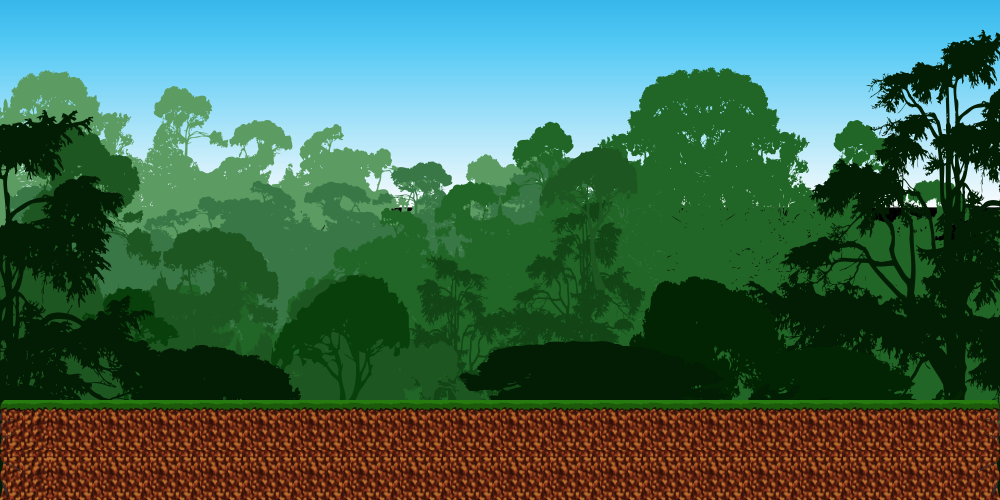

This is a level from a 2D game, rendered from its Tiled map with the project's own tilesets. A one-line summary and the map file follow, with tile-layer data summarised:
An orthogonal 20x10 tile map with 50x50 px tiles, 4 tile layers (invisible, back, meio, main), 11 tilesets.

<map version="1.0" orientation="orthogonal" width="20" height="10" tilewidth="50" tileheight="50">
 <tileset firstgid="1" name="spritesheet_tipo2" tilewidth="50" tileheight="50">
  <properties>
   <property name="name" value="ground" />
   <property name="type" value="solid" />
  </properties>
  <image source="../../tilesets/tipo2/spritesheet.png" width="500" height="150" />
  <tile id="1">
   <properties>
    <property name="name" value="ground" />
    <property name="type" value="solid" />
   </properties>
  </tile>
  <tile id="2">
   <properties>
    <property name="name" value="ground" />
    <property name="type" value="solid" />
   </properties>
  </tile>
  <tile id="3">
   <properties>
    <property name="name" value="ground" />
    <property name="type" value="solid" />
   </properties>
  </tile>
  <tile id="4">
   <properties>
    <property name="name" value="ground" />
    <property name="type" value="solid" />
   </properties>
  </tile>
  <tile id="5">
   <properties>
    <property name="name" value="ground" />
    <property name="type" value="solid" />
   </properties>
  </tile>
  <tile id="6">
   <properties>
    <property name="name" value="ground" />
    <property name="type" value="solid" />
   </properties>
  </tile>
  <tile id="7">
   <properties>
    <property name="name" value="ground" />
    <property name="type" value="solid" />
   </properties>
  </tile>
  <tile id="8">
   <properties>
    <property name="name" value="ground" />
    <property name="type" value="solid" />
   </properties>
  </tile>
  <tile id="9">
   <properties>
    <property name="name" value="ground" />
    <property name="type" value="solid" />
   </properties>
  </tile>
  <tile id="10">
   <properties>
    <property name="name" value="ground" />
    <property name="type" value="solid" />
   </properties>
  </tile>
  <tile id="11">
   <properties>
    <property name="name" value="ground" />
    <property name="type" value="solid" />
   </properties>
  </tile>
  <tile id="12">
   <properties>
    <property name="name" value="ground" />
    <property name="type" value="solid" />
   </properties>
  </tile>
  <tile id="13">
   <properties>
    <property name="name" value="ground" />
    <property name="type" value="solid" />
   </properties>
  </tile>
  <tile id="18">
   <properties>
    <property name="name" value="stairsGround" />
    <property name="type" value="solid" />
   </properties>
  </tile>
  <tile id="19">
   <properties>
    <property name="name" value="stairs" />
    <property name="type" value="nonsolid" />
   </properties>
  </tile>
  <tile id="20">
   <properties>
    <property name="name" value="stairs" />
    <property name="type" value="nonsolid" />
   </properties>
  </tile>
  <tile id="21">
   <properties>
    <property name="name" value="stairs" />
    <property name="type" value="nonsolid" />
   </properties>
  </tile>
  <tile id="22">
   <properties>
    <property name="name" value="stairs" />
    <property name="type" value="nonsolid" />
   </properties>
  </tile>
  <tile id="23">
   <properties>
    <property name="name" value="stairs" />
    <property name="type" value="nonsolid" />
   </properties>
  </tile>
  <tile id="24">
   <properties>
    <property name="name" value="stairs" />
    <property name="type" value="nonsolid" />
   </properties>
  </tile>
 </tileset>
 <tileset firstgid="31" name="spritesheet_gizmos" tilewidth="50" tileheight="50">
  <image source="../../tilesets/gizmos/spritesheet.png" width="250" height="50" />
  <tile id="0">
   <properties>
    <property name="name" value="start" />
   </properties>
  </tile>
  <tile id="1">
   <properties>
    <property name="name" value="objective" />
    <property name="type" value="item" />
   </properties>
  </tile>
  <tile id="2">
   <properties>
    <property name="index" value="1" />
    <property name="name" value="star" />
    <property name="type" value="item" />
   </properties>
  </tile>
  <tile id="3">
   <properties>
    <property name="index" value="2" />
    <property name="name" value="star" />
    <property name="type" value="item" />
   </properties>
  </tile>
  <tile id="4">
   <properties>
    <property name="index" value="3" />
    <property name="name" value="star" />
    <property name="type" value="item" />
   </properties>
  </tile>
 </tileset>
 <tileset firstgid="36" name="spritesheet_tipo3" tilewidth="50" tileheight="50">
  <image source="../../tilesets/tipo3/spritesheet.png" width="500" height="150" />
  <tile id="3">
   <properties>
    <property name="name" value="stairsGround" />
    <property name="type" value="solid" />
   </properties>
  </tile>
  <tile id="4">
   <properties>
    <property name="name" value="stairsGround" />
    <property name="type" value="solid" />
   </properties>
  </tile>
  <tile id="5">
   <properties>
    <property name="name" value="ground" />
    <property name="type" value="solid" />
   </properties>
  </tile>
  <tile id="6">
   <properties>
    <property name="name" value="ground" />
    <property name="type" value="solid" />
   </properties>
  </tile>
  <tile id="7">
   <properties>
    <property name="name" value="ground" />
    <property name="type" value="solid" />
   </properties>
  </tile>
  <tile id="8">
   <properties>
    <property name="name" value="ground" />
    <property name="type" value="solid" />
   </properties>
  </tile>
  <tile id="9">
   <properties>
    <property name="name" value="ground" />
    <property name="type" value="solid" />
   </properties>
  </tile>
  <tile id="10">
   <properties>
    <property name="name" value="ground" />
    <property name="type" value="solid" />
   </properties>
  </tile>
  <tile id="11">
   <properties>
    <property name="name" value="ground" />
    <property name="type" value="solid" />
   </properties>
  </tile>
  <tile id="12">
   <properties>
    <property name="name" value="ground" />
    <property name="type" value="solid" />
   </properties>
  </tile>
  <tile id="13">
   <properties>
    <property name="name" value="ground" />
    <property name="type" value="solid" />
   </properties>
  </tile>
  <tile id="14">
   <properties>
    <property name="name" value="ground" />
    <property name="type" value="solid" />
   </properties>
  </tile>
  <tile id="15">
   <properties>
    <property name="name" value="ground" />
    <property name="type" value="solid" />
   </properties>
  </tile>
  <tile id="16">
   <properties>
    <property name="name" value="ground" />
    <property name="type" value="solid" />
   </properties>
  </tile>
  <tile id="20">
   <properties>
    <property name="name" value="stairs" />
    <property name="type" value="nonsolid" />
   </properties>
  </tile>
  <tile id="21">
   <properties>
    <property name="name" value="ground" />
    <property name="type" value="solid" />
   </properties>
  </tile>
  <tile id="22">
   <properties>
    <property name="name" value="ground" />
    <property name="type" value="solid" />
   </properties>
  </tile>
 </tileset>
 <tileset firstgid="66" name="spritesheet_tipo4" tilewidth="50" tileheight="50">
  <image source="../../tilesets/tipo4/spritesheet.png" width="500" height="150" />
  <tile id="0">
   <properties>
    <property name="name" value="ground" />
    <property name="type" value="solid" />
   </properties>
  </tile>
  <tile id="1">
   <properties>
    <property name="name" value="ground" />
    <property name="type" value="solid" />
   </properties>
  </tile>
  <tile id="2">
   <properties>
    <property name="name" value="ground" />
    <property name="type" value="solid" />
   </properties>
  </tile>
  <tile id="3">
   <properties>
    <property name="name" value="ground" />
    <property name="type" value="solid" />
   </properties>
  </tile>
  <tile id="7">
   <properties>
    <property name="name" value="stairsGround" />
    <property name="type" value="solid" />
   </properties>
  </tile>
  <tile id="8">
   <properties>
    <property name="name" value="stairs" />
    <property name="type" value="nonsolid" />
   </properties>
  </tile>
  <tile id="9">
   <properties>
    <property name="name" value="ground" />
    <property name="type" value="solid" />
   </properties>
  </tile>
  <tile id="11">
   <properties>
    <property name="name" value="ground" />
    <property name="type" value="solid" />
   </properties>
  </tile>
  <tile id="12">
   <properties>
    <property name="name" value="ground" />
    <property name="type" value="solid" />
   </properties>
  </tile>
  <tile id="13">
   <properties>
    <property name="name" value="ground" />
    <property name="type" value="solid" />
   </properties>
  </tile>
  <tile id="14">
   <properties>
    <property name="name" value="ground" />
    <property name="type" value="solid" />
   </properties>
  </tile>
  <tile id="15">
   <properties>
    <property name="name" value="ground" />
    <property name="type" value="solid" />
   </properties>
  </tile>
  <tile id="16">
   <properties>
    <property name="name" value="ground" />
    <property name="type" value="solid" />
   </properties>
  </tile>
  <tile id="19">
   <properties>
    <property name="name" value="ground" />
    <property name="type" value="solid" />
   </properties>
  </tile>
  <tile id="20">
   <properties>
    <property name="name" value="ground" />
    <property name="type" value="solid" />
   </properties>
  </tile>
 </tileset>
 <tileset firstgid="96" name="spritesheet_tipo5" tilewidth="50" tileheight="50">
  <image source="../../tilesets/tipo5/spritesheet.png" width="500" height="150" />
  <tile id="0">
   <properties>
    <property name="name" value="ground" />
    <property name="type" value="solid" />
   </properties>
  </tile>
  <tile id="1">
   <properties>
    <property name="name" value="ground" />
    <property name="type" value="solid" />
   </properties>
  </tile>
  <tile id="2">
   <properties>
    <property name="name" value="ground" />
    <property name="type" value="solid" />
   </properties>
  </tile>
  <tile id="3">
   <properties>
    <property name="name" value="stairsGround" />
    <property name="type" value="solid" />
   </properties>
  </tile>
  <tile id="4">
   <properties>
    <property name="name" value="stairs" />
    <property name="type" value="nonsolid" />
   </properties>
  </tile>
  <tile id="5">
   <properties>
    <property name="name" value="ground" />
    <property name="type" value="solid" />
   </properties>
  </tile>
  <tile id="6">
   <properties>
    <property name="name" value="ground" />
    <property name="type" value="solid" />
   </properties>
  </tile>
  <tile id="7">
   <properties>
    <property name="name" value="ground" />
    <property name="type" value="solid" />
   </properties>
  </tile>
 </tileset>
 <tileset firstgid="126" name="fundo_tipo5" tilewidth="50" tileheight="50">
  <image source="../../tilesets/tipo5/fundo.png" width="1000" height="500" />
 </tileset>
 <tileset firstgid="326" name="tronco1_tipo5" tilewidth="50" tileheight="50">
  <image source="../../tilesets/tipo5/tronco1.png" width="150" height="500" />
 </tileset>
 <tileset firstgid="356" name="tronco2_tipo5" tilewidth="50" tileheight="50">
  <image source="../../tilesets/tipo5/tronco2.png" width="150" height="500" />
 </tileset>
 <tileset firstgid="386" name="sobras_tipo5" tilewidth="50" tileheight="50">
  <image source="../../tilesets/tipo5/sobra.png" width="50" height="50" />
  <tile id="0">
   <properties>
    <property name="name" value="ground" />
    <property name="type" value="solid" />
   </properties>
  </tile>
 </tileset>
 <tileset firstgid="387" name="spritesheet_tipo1" tilewidth="50" tileheight="50">
  <image source="../../tilesets/tipo1/spritesheet.png" width="500" height="100" />
  <tile id="0">
   <properties>
    <property name="name" value="ground" />
    <property name="type" value="solid" />
   </properties>
  </tile>
  <tile id="1">
   <properties>
    <property name="name" value="ground" />
    <property name="type" value="solid" />
   </properties>
  </tile>
  <tile id="2">
   <properties>
    <property name="name" value="ground" />
    <property name="type" value="solid" />
   </properties>
  </tile>
  <tile id="3">
   <properties>
    <property name="name" value="ground" />
    <property name="type" value="solid" />
   </properties>
  </tile>
  <tile id="4">
   <properties>
    <property name="name" value="ground" />
    <property name="type" value="solid" />
   </properties>
  </tile>
  <tile id="5">
   <properties>
    <property name="name" value="ground" />
    <property name="type" value="solid" />
   </properties>
  </tile>
  <tile id="6">
   <properties>
    <property name="name" value="ground" />
    <property name="type" value="solid" />
   </properties>
  </tile>
  <tile id="7">
   <properties>
    <property name="name" value="ground" />
    <property name="type" value="solid" />
   </properties>
  </tile>
  <tile id="10">
   <properties>
    <property name="name" value="stairs" />
    <property name="type" value="nonsolid" />
   </properties>
  </tile>
  <tile id="11">
   <properties>
    <property name="name" value="stairsGround" />
    <property name="type" value="solid" />
   </properties>
  </tile>
  <tile id="14">
   <properties>
    <property name="name" value="ground" />
    <property name="type" value="solid" />
   </properties>
  </tile>
  <tile id="15">
   <properties>
    <property name="name" value="ground" />
    <property name="type" value="solid" />
   </properties>
  </tile>
  <tile id="16">
   <properties>
    <property name="name" value="ground" />
    <property name="type" value="solid" />
   </properties>
  </tile>
  <tile id="17">
   <properties>
    <property name="name" value="ground" />
    <property name="type" value="solid" />
   </properties>
  </tile>
 </tileset>
 <tileset firstgid="407" name="fundo_tipo1" tilewidth="50" tileheight="50">
  <image source="../../tilesets/tipo1/fundo.png" width="1000" height="500" />
 </tileset>
 <layer name="invisible" width="20" height="10">
  <data>[200 cells, 5 non-empty, 5 distinct tile ids]</data>
 </layer>
 <layer name="back" width="20" height="10">
  <data>[200 cells, 200 non-empty, 200 distinct tile ids]</data>
 </layer>
 <layer name="meio" width="20" height="10">
  <data>[200 cells, 0 non-empty, 0 distinct tile ids]</data>
 </layer>
 <layer name="main" width="20" height="10">
  <data>[200 cells, 40 non-empty, 6 distinct tile ids]</data>
 </layer>
</map>
